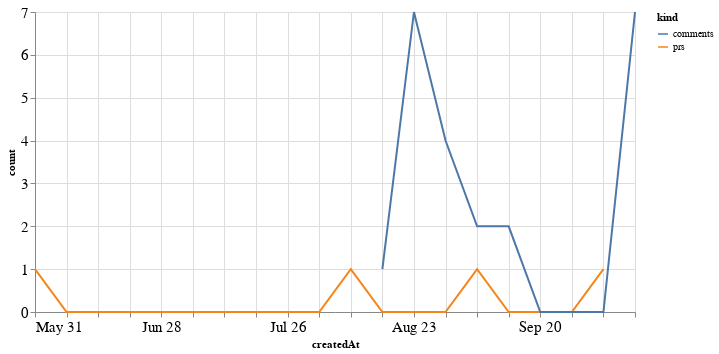

The notebook cell this image was saved under:
### Code cell
alt.Chart(total_time, width=600).mark_line().encode(
    x='createdAt',
    y='count',
    color='kind'
)

### Figure 1 — Vega-Lite specification as saved in the notebook (floating-point values rounded to 4 significant figures)
{"config": {"axisLeft": {"labelFontSize": 15}, "axisBottom": {"labelFontSize": 15}}, "data": {"name": "data-7abd4f7737cc3c09decab07271e7529d"}, "mark": "line", "encoding": {"color": {"type": "nominal", "field": "kind"}, "x": {"type": "temporal", "field": "createdAt"}, "y": {"type": "quantitative", "field": "count"}}, "width": 600, "$schema": "https://vega.github.io/schema/vega-lite/v4.8.1.json", "datasets": {"data-7abd4f7737cc3c09decab07271e7529d": [{"createdAt": "2020-05-31T00:00:00", "kind": "prs", "count": 1.0}, {"createdAt": "2020-06-07T00:00:00", "kind": "prs", "count": 0.0}, {"createdAt": "2020-06-14T00:00:00", "kind": "prs", "count": 0.0}, {"createdAt": "2020-06-21T00:00:00", "kind": "prs", "count": 0.0}, {"createdAt": "2020-06-28T00:00:00", "kind": "prs", "count": 0.0}, {"createdAt": "2020-07-05T00:00:00", "kind": "prs", "count": 0.0}, {"createdAt": "2020-07-12T00:00:00", "kind": "prs", "count": 0.0}, {"createdAt": "2020-07-19T00:00:00", "kind": "prs", "count": 0.0}, {"createdAt": "2020-07-26T00:00:00", "kind": "prs", "count": 0.0}, {"createdAt": "2020-08-02T00:00:00", "kind": "prs", "count": 0.0}, {"createdAt": "2020-08-09T00:00:00", "kind": "prs", "count": 1.0}, {"createdAt": "2020-08-16T00:00:00", "kind": "prs", "count": 0.0}, {"createdAt": "2020-08-23T00:00:00", "kind": "prs", "count": 0.0}, {"createdAt": "2020-08-30T00:00:00", "kind": "prs", "count": 0.0}, {"createdAt": "2020-09-06T00:00:00", "kind": "prs", "count": 1.0}, {"createdAt": "2020-09-13T00:00:00", "kind": "prs", "count": 0.0}, {"createdAt": "2020-09-20T00:00:00", "kind": "prs", "count": 0.0}, {"createdAt": "2020-09-27T00:00:00", "kind": "prs", "count": 0.0}, {"createdAt": "2020-10-04T00:00:00", "kind": "prs", "count": 1.0}, {"createdAt": "2020-10-11T00:00:00", "kind": "prs", "count": null}, {"createdAt": "2020-05-31T00:00:00", "kind": "comments", "count": null}, {"createdAt": "2020-06-07T00:00:00", "kind": "comments", "count": null}, {"createdAt": "2020-06-14T00:00:00", "kind": "comments", "count": null}, {"createdAt": "2020-06-21T00:00:00", "kind": "comments", "count": null}, {"createdAt": "2020-06-28T00:00:00", "kind": "comments", "count": null}, {"createdAt": "2020-07-05T00:00:00", "kind": "comments", "count": null}, {"createdAt": "2020-07-12T00:00:00", "kind": "comments", "count": null}, {"createdAt": "2020-07-19T00:00:00", "kind": "comments", "count": null}, {"createdAt": "2020-07-26T00:00:00", "kind": "comments", "count": null}, {"createdAt": "2020-08-02T00:00:00", "kind": "comments", "count": null}, {"createdAt": "2020-08-09T00:00:00", "kind": "comments", "count": null}, {"createdAt": "2020-08-16T00:00:00", "kind": "comments", "count": 1.0}, {"createdAt": "2020-08-23T00:00:00", "kind": "comments", "count": 7.0}, {"createdAt": "2020-08-30T00:00:00", "kind": "comments", "count": 4.0}, {"createdAt": "2020-09-06T00:00:00", "kind": "comments", "count": 2.0}, {"createdAt": "2020-09-13T00:00:00", "kind": "comments", "count": 2.0}, {"createdAt": "2020-09-20T00:00:00", "kind": "comments", "count": 0.0}, {"createdAt": "2020-09-27T00:00:00", "kind": "comments", "count": 0.0}, {"createdAt": "2020-10-04T00:00:00", "kind": "comments", "count": 0.0}, {"createdAt": "2020-10-11T00:00:00", "kind": "comments", "count": 7.0}]}}
